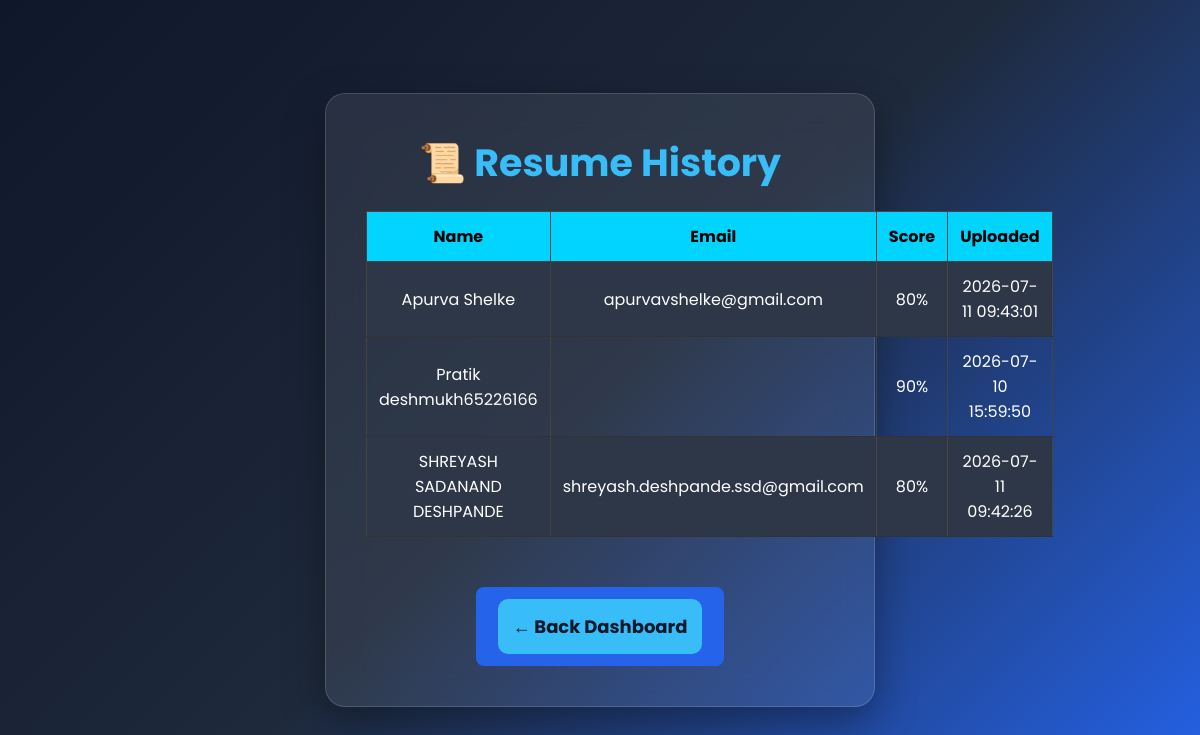
The app's page /history with its own data.
### tables this page shows
CREATE TABLE resumes (
    id INTEGER PRIMARY KEY AUTOINCREMENT,
    filename TEXT NOT NULL,
    candidate_name TEXT,
    email TEXT,
    mobile TEXT,
    skills TEXT,
    match_score INTEGER,
    upload_time DATETIME DEFAULT CURRENT_TIMESTAMP
);

### app.py (the view)
@app.get("/history")
def history(request: Request):
    conn = db.get_connection()
    cursor = conn.cursor()
    cursor.execute("""
        SELECT
            filename,
            candidate_name,
            email,
            match_score,
            upload_time
        FROM resumes
        ORDER BY id DESC
    """)
    resumes = cursor.fetchall()
    conn.close()
    return templates.TemplateResponse(
    request=request,
    name="history.html",
    context={
        "resumes": resumes
    }
)

### templates/history.html (shortened to what this page needs)
<!DOCTYPE html>
<html>
<head>
<link rel="stylesheet" href="/static/style.css">
</head>
<body>
<div class="container">
<h1>📜 Resume History</h1>
<table>
<tr>
<th>Name</th>
<th>Email</th>
<th>Score</th>
<th>Uploaded</th>
</tr>
{% for resume in resumes %}
<tr>
<td>{{ resume[1] }}</td>
<td>{{ resume[2] }}</td>
<td>{{ resume[3] }}%</td>
<td>{{ resume[4] }}</td>
</tr>
{% endfor %}
</table>
<br>
<a href="/dashboard">
<button>← Back Dashboard</button>
</a>
</div>
</body>
</html>

### static/style.css (style rules this page uses)
* { margin:0; padding:0; box-sizing:border-box; font-family:'Poppins',sans-serif; }
body { min-height:100vh; display:flex; justify-content:center; align-items:center; background:linear-gradient(135deg,#0f172a,#1e293b,#2563eb); color:white; }
.container { width:550px; background:rgba(255,255,255,0.08); backdrop-filter:blur(18px); border-radius:20px; padding:40px; text-align:center; box-shadow:0 15px 40px rgba(0,0,0,.35); border:1px solid rgba(255,255,255,.15); }
h1 { font-size:38px; margin-bottom:15px; color:#38bdf8; }
button { width:100%; padding:14px; border:none; border-radius:10px; background:#38bdf8; color:#0f172a; font-size:18px; font-weight:700; cursor:pointer; transition:.3s; }
a { display:inline-block; margin-top:25px; text-decoration:none; color:white; background:#2563eb; padding:12px 22px; border-radius:8px; transition:.3s; }
table { width: 100%; border-collapse: collapse; margin-top: 20px; }
table th { background: #00d4ff; color: black; padding: 12px; }
table td { padding: 12px; border-bottom: 1px solid #333; text-align: center; }
table { width:100%; border-collapse:collapse; margin-top:20px; }
th,td { padding:12px; border:1px solid #444; text-align:center; }
th { background:#00d4ff; color:black; }
tr:nth-child(even) { background:#2a2a2a; }
tbody tr:nth-child(even) { background:#2d3748; }

### records on screen
resumes: candidate_name "Apurva Shelke", email "apurvavshelke@gmail.com", match_score "80", upload_time "2026-07-11 09:43:01"
resumes: candidate_name "Pratik deshmukh65226166", match_score "90", upload_time "2026-07-10 15:59:50"
resumes: candidate_name "SHREYASH SADANAND DESHPANDE", email "shreyash.deshpande.ssd@gmail.com", match_score "80", upload_time "2026-07-11 09:42:26"
